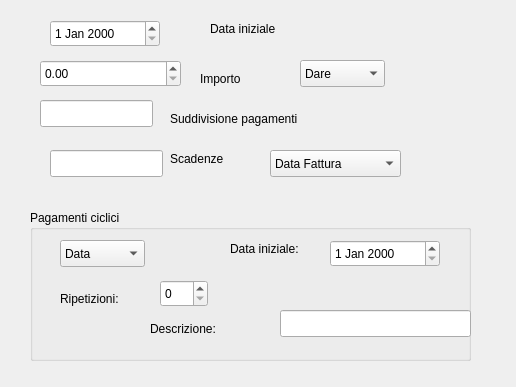
<?xml version="1.0" encoding="UTF-8"?>
<ui version="4.0">
 <class>formpayments</class>
 <widget class="QDialog" name="formpayments">
  <property name="geometry">
   <rect>
    <x>0</x>
    <y>0</y>
    <width>516</width>
    <height>387</height>
   </rect>
  </property>
  <property name="windowTitle">
   <string>Dialog</string>
  </property>
  <widget class="QLineEdit" name="lineEdit">
   <property name="geometry">
    <rect>
     <x>40</x>
     <y>100</y>
     <width>113</width>
     <height>27</height>
    </rect>
   </property>
  </widget>
  <widget class="QLabel" name="label">
   <property name="geometry">
    <rect>
     <x>170</x>
     <y>110</y>
     <width>191</width>
     <height>17</height>
    </rect>
   </property>
   <property name="text">
    <string>Suddivisione pagamenti</string>
   </property>
  </widget>
  <widget class="QDoubleSpinBox" name="doubleSpinBox">
   <property name="geometry">
    <rect>
     <x>40</x>
     <y>60</y>
     <width>141</width>
     <height>27</height>
    </rect>
   </property>
  </widget>
  <widget class="QLabel" name="label_2">
   <property name="geometry">
    <rect>
     <x>200</x>
     <y>70</y>
     <width>91</width>
     <height>17</height>
    </rect>
   </property>
   <property name="text">
    <string>Importo</string>
   </property>
  </widget>
  <widget class="QComboBox" name="comboBox">
   <property name="geometry">
    <rect>
     <x>270</x>
     <y>150</y>
     <width>131</width>
     <height>27</height>
    </rect>
   </property>
   <item>
    <property name="text">
     <string>Data Fattura</string>
    </property>
   </item>
   <item>
    <property name="text">
     <string>Fine Mese</string>
    </property>
   </item>
  </widget>
  <widget class="QLineEdit" name="lineEdit_2">
   <property name="geometry">
    <rect>
     <x>50</x>
     <y>150</y>
     <width>113</width>
     <height>27</height>
    </rect>
   </property>
  </widget>
  <widget class="QLabel" name="label_3">
   <property name="geometry">
    <rect>
     <x>170</x>
     <y>150</y>
     <width>67</width>
     <height>17</height>
    </rect>
   </property>
   <property name="text">
    <string>Scadenze</string>
   </property>
  </widget>
  <widget class="QDateEdit" name="dateEdit">
   <property name="geometry">
    <rect>
     <x>50</x>
     <y>20</y>
     <width>110</width>
     <height>27</height>
    </rect>
   </property>
  </widget>
  <widget class="QGroupBox" name="groupBox">
   <property name="geometry">
    <rect>
     <x>30</x>
     <y>210</y>
     <width>441</width>
     <height>151</height>
    </rect>
   </property>
   <property name="title">
    <string>Pagamenti ciclici</string>
   </property>
   <widget class="QDateEdit" name="dateEdit_2">
    <property name="geometry">
     <rect>
      <x>300</x>
      <y>30</y>
      <width>110</width>
      <height>27</height>
     </rect>
    </property>
   </widget>
   <widget class="QLabel" name="label_5">
    <property name="geometry">
     <rect>
      <x>200</x>
      <y>30</y>
      <width>91</width>
      <height>17</height>
     </rect>
    </property>
    <property name="text">
     <string>Data iniziale:</string>
    </property>
   </widget>
   <widget class="QComboBox" name="comboBox_3">
    <property name="geometry">
     <rect>
      <x>30</x>
      <y>30</y>
      <width>85</width>
      <height>27</height>
     </rect>
    </property>
    <item>
     <property name="text">
      <string>Data</string>
     </property>
    </item>
    <item>
     <property name="text">
      <string>Fine Mese</string>
     </property>
    </item>
   </widget>
   <widget class="QLabel" name="label_6">
    <property name="geometry">
     <rect>
      <x>30</x>
      <y>80</y>
      <width>101</width>
      <height>17</height>
     </rect>
    </property>
    <property name="text">
     <string>Ripetizioni:</string>
    </property>
   </widget>
   <widget class="QLineEdit" name="lineEdit_3">
    <property name="geometry">
     <rect>
      <x>250</x>
      <y>100</y>
      <width>191</width>
      <height>27</height>
     </rect>
    </property>
   </widget>
   <widget class="QLabel" name="label_7">
    <property name="geometry">
     <rect>
      <x>120</x>
      <y>110</y>
      <width>101</width>
      <height>17</height>
     </rect>
    </property>
    <property name="text">
     <string>Descrizione:</string>
    </property>
   </widget>
   <widget class="QSpinBox" name="spinBox">
    <property name="geometry">
     <rect>
      <x>130</x>
      <y>70</y>
      <width>48</width>
      <height>27</height>
     </rect>
    </property>
   </widget>
  </widget>
  <widget class="QLabel" name="label_4">
   <property name="geometry">
    <rect>
     <x>210</x>
     <y>20</y>
     <width>81</width>
     <height>17</height>
    </rect>
   </property>
   <property name="text">
    <string>Data iniziale</string>
   </property>
  </widget>
  <widget class="QComboBox" name="comboBox_2">
   <property name="geometry">
    <rect>
     <x>300</x>
     <y>60</y>
     <width>85</width>
     <height>27</height>
    </rect>
   </property>
   <item>
    <property name="text">
     <string>Dare</string>
    </property>
   </item>
   <item>
    <property name="text">
     <string>Avere</string>
    </property>
   </item>
  </widget>
 </widget>
 <resources/>
 <connections/>
</ui>
